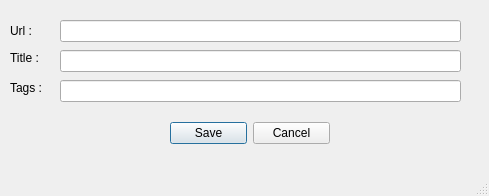
<?xml version="1.0" encoding="UTF-8"?>
<ui version="4.0">
 <class>BookmarkDetail</class>
 <widget class="QMainWindow" name="BookmarkDetail">
  <property name="geometry">
   <rect>
    <x>0</x>
    <y>0</y>
    <width>489</width>
    <height>196</height>
   </rect>
  </property>
  <property name="windowTitle">
   <string>Delicious bookmarks: save a bookmark</string>
  </property>
  <widget class="QWidget" name="centralwidget">
   <widget class="QDialogButtonBox" name="buttonBox">
    <property name="geometry">
     <rect>
      <x>170</x>
      <y>120</y>
      <width>160</width>
      <height>26</height>
     </rect>
    </property>
    <property name="standardButtons">
     <set>QDialogButtonBox::Cancel|QDialogButtonBox::Save</set>
    </property>
   </widget>
   <widget class="QLineEdit" name="url">
    <property name="geometry">
     <rect>
      <x>60</x>
      <y>20</y>
      <width>401</width>
      <height>22</height>
     </rect>
    </property>
   </widget>
   <widget class="QLabel" name="url_label">
    <property name="geometry">
     <rect>
      <x>10</x>
      <y>20</y>
      <width>61</width>
      <height>21</height>
     </rect>
    </property>
    <property name="text">
     <string>Url :</string>
    </property>
   </widget>
   <widget class="QLabel" name="title_label">
    <property name="geometry">
     <rect>
      <x>10</x>
      <y>50</y>
      <width>57</width>
      <height>16</height>
     </rect>
    </property>
    <property name="text">
     <string>Title :</string>
    </property>
   </widget>
   <widget class="QLabel" name="tags_label">
    <property name="geometry">
     <rect>
      <x>10</x>
      <y>80</y>
      <width>41</width>
      <height>16</height>
     </rect>
    </property>
    <property name="text">
     <string>Tags :</string>
    </property>
   </widget>
   <widget class="QLineEdit" name="title">
    <property name="geometry">
     <rect>
      <x>60</x>
      <y>50</y>
      <width>401</width>
      <height>22</height>
     </rect>
    </property>
   </widget>
   <widget class="QLineEdit" name="tags">
    <property name="geometry">
     <rect>
      <x>60</x>
      <y>80</y>
      <width>401</width>
      <height>22</height>
     </rect>
    </property>
   </widget>
  </widget>
  <widget class="QMenuBar" name="menubar">
   <property name="geometry">
    <rect>
     <x>0</x>
     <y>0</y>
     <width>489</width>
     <height>26</height>
    </rect>
   </property>
  </widget>
  <widget class="QStatusBar" name="statusbar"/>
 </widget>
 <resources/>
 <connections/>
</ui>
